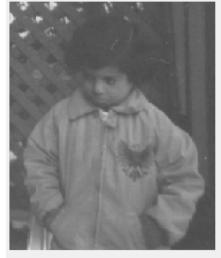
#> input picture Digital Image Processing/pout-dark.jpg, 221 x 258 px
$ python a5.py
#> lines starting #> are read from the running program, lines starting #| are printed output that depends on the picture
# 1. Do histogram equalization on pout-dark and display the same
# 2. Do histogram matching(specification) on the pout-dark image, keeping pout-bright
# as a reference image.

import matplotlib.pyplot as plt
import cv2
import numpy as np

img = cv2.imread("pout-dark.jpg", 0)
#> img is the input picture: shape (258, 221); min 70, max 255, mean 123.5

# Histogram equalization is a technique for adjusting image intensities to enhance contrast.
# creating a Histograms Equalization
# of a image using cv2.equalizeHist()
equ = cv2.equalizeHist(img)
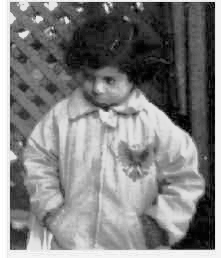
#> equ: shape (258, 221); min 0, max 255, mean 129.3

plt.hist(img.ravel(), 256, [0, 256])
plt.hist(equ.ravel(), 256, [0, 256])
plt.show()
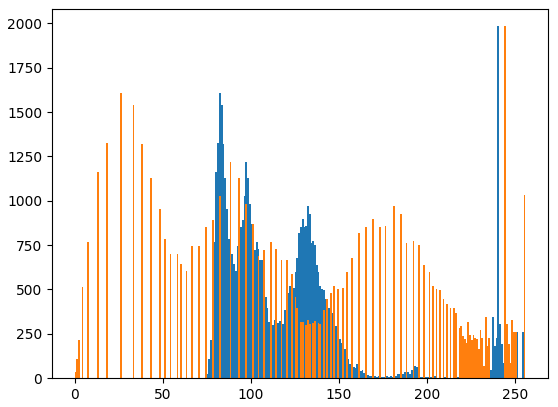
#> figure drawn by matplotlib, 1 panel; tallest bar 1984 high, from x = 240 to 241; tallest bar 1984 high, from x = 244 to 245
cv2.imshow("pout-dark Image", img)
cv2.imshow("Image After Histograms Equalization", equ)
cv2.waitKey(0)
cv2.destroyAllWindows()

orginal = cv2.imread("pout-dark.jpg", 0)
ref_image = cv2.imread("pout-bright.jpg", 0)
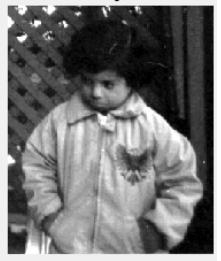
#> input picture Digital Image Processing/pout-bright.jpg, 221 x 261 px
#> ref_image is the input picture: shape (261, 221); min 0, max 255, mean 114.2

org_hist = np.zeros((256,))
org_equ_hist = np.zeros((256,))
height, width = img.shape
#> height = 258; width = 221

for i in range(width):
    for j in range(height):
        temp = orginal[j, i]
        org_hist[temp] = org_hist[temp]+1
#> after the loop, org_hist = 256 values, max 1984 at index 240, min 0 at index 0, mean 222.7

for i in range(256):
    for j in range(i+1):
        org_equ_hist[i] += org_hist[j] * (1.0/(height*width))
    org_equ_hist[i] = round(org_equ_hist[i] * 255)
#> after the loop, org_equ_hist = 256 values from 0 to 255

org_equ_hist = org_equ_hist.astype(np.uint8)

ref_hist = np.zeros((256,))
ref_equ_hist = np.zeros((256,))
height2, width2 = ref_image.shape
#> height2 = 261; width2 = 221

for i in range(width2):
    for j in range(height2):
        temp = ref_image[j, i]
        ref_hist[temp] = ref_hist[temp]+1
#> after the loop, ref_hist = 256 values, max 1953 at index 240, min 35 at index 251, mean 225.3

for i in range(256):
    for j in range(i+1):
        ref_equ_hist[i] += ref_hist[j] * (1.0/(height2*width2))
    ref_equ_hist[i] = round(ref_equ_hist[i] * 255)
#> after the loop, ref_equ_hist = 256 values from 1 to 255

ref_equ_hist = ref_equ_hist.astype(np.uint8)


vals = {}
for i in range(len(ref_equ_hist)):
    if i in vals:
        vals[i] = (vals[i]+ref_equ_hist[i])/2
    else:
        vals[i] = ref_equ_hist[i]
#> after the loop, vals = 256 items

for i in range(width):
    for j in range(height):
        temp2 = img[j, i]
        temp3 = org_equ_hist[temp2]

        for a, b in vals.items():
            if b == temp3:
                img[j, i] = a
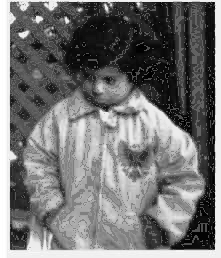
#> img: shape (258, 221); min 0, max 255, mean 116.7


final = np.concatenate((orginal, img), axis=1)
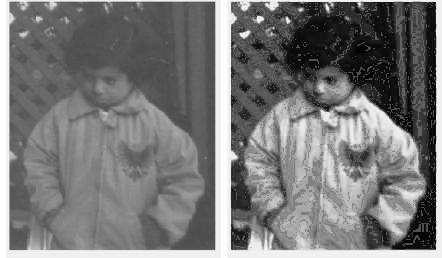
#> final: shape (258, 442); min 0, max 255, mean 120.1
cv2.imshow('Orginal-After Histogram Matching', final)

cv2.waitKey(0)
cv2.destroyAllWindows()
